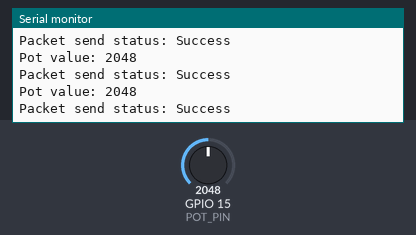
Bench run of a sketch on a simulated ESP32. On the bench: the last lines printed to the serial monitor. Inputs (shaded band) come from the test bench; at power-on: GPIO 15 (POT_PIN) = 2048.

Above: at 1.2 s.
1.3 s: GPIO 15 (POT_PIN) set to 2866
At 1.31 s:
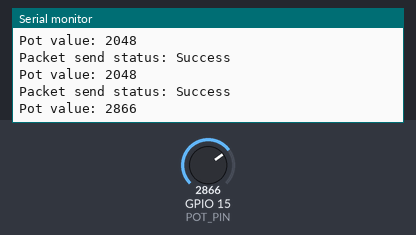
2.8 s: GPIO 15 (POT_PIN) set to 3603
At 2.82 s:
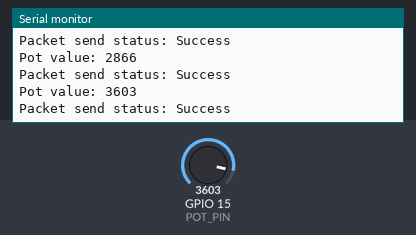
Timing chart, 0 to 5.8 s (numbered marks = the images above; inputs shaded):
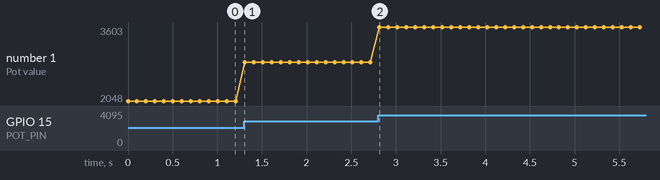

Measured:
- after the input at 1.3 s, the serial monitor: prints a new line at once (image 1)
- after the input at 2.8 s, the serial monitor: prints a new line at once (image 2)
- plotted number 1: 2048 → 2866 after the input at 1.3 s, 2866 → 3603 after the input at 2.8 s

The sketch:

TRANSMITTER_ESP32.ino
```cpp
#include <WiFi.h>
#include <esp_now.h>

#define POT_PIN 15  // Choose one from [15, 2, 4, 5, 18, 19, 21]

typedef struct struct_message {
  int potValue;
} struct_message;

struct_message myData;

// Replace with your receiver's MAC address
uint8_t receiverAddress[] = {0xC4, 0xD8, 0xD5, 0x96, 0x17, 0x1C};//C4:D8:D5:96:17:1C

void OnDataSent(const uint8_t *mac_addr, esp_now_send_status_t status) {
  Serial.print("Packet send status: ");
  Serial.println(status == ESP_NOW_SEND_SUCCESS ? "Success" : "Failure");
}

void setup() {
  Serial.begin(115200);
  WiFi.mode(WIFI_STA);  // Set device as a Wi-Fi Station

  if (esp_now_init() != ESP_OK) {
    Serial.println("ESP-NOW initialization failed");
    return;
  }
  esp_now_register_send_cb(OnDataSent);

  // Register peer information
  esp_now_peer_info_t peerInfo;
  memcpy(peerInfo.peer_addr, receiverAddress, 6);
  peerInfo.channel = 0;
  peerInfo.encrypt = false;

  if (esp_now_add_peer(&peerInfo) != ESP_OK) {
    Serial.println("Failed to add peer");
    return;
  }
}

void loop() {
  // Read the potentiometer value (typically a range of 0-4095)
  myData.potValue = analogRead(POT_PIN);
  Serial.print("Pot value: ");
  Serial.println(myData.potValue);

  // Transmit the pot value via ESP-NOW
  esp_err_t result = esp_now_send(receiverAddress, (uint8_t *)&myData, sizeof(myData));
  if (result != ESP_OK) {
    Serial.println("Error sending data");
  }
  delay(100);  // Adjust the interval as needed
}
```
